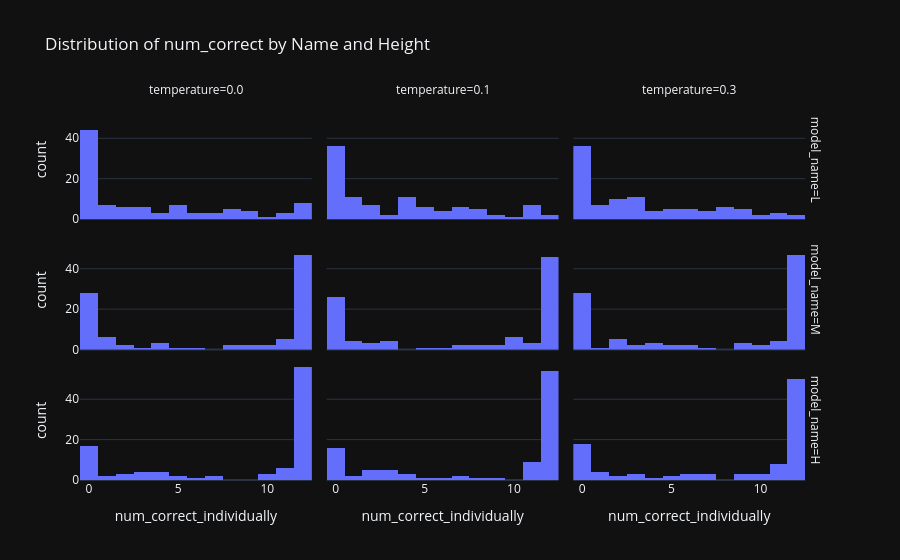

Source (notebook cell):
### Code cell
import plotly.express as px
import polars as pl

fig = px.histogram(
    plot_hist_data.to_pandas()
    .sort_values("temperature")
    .sort_values("model_name", key=lambda x: x.replace({"L": "1", "M": "2", "H": "3"})),
    x="num_correct_individually",
    facet_col="temperature",
    facet_row="model_name",
    nbins=len(plot_hist_data.to_pandas()["num_correct_individually"].unique()),
    title="Distribution of num_correct by Name and Height",
)

fig.show()

### Figure 1 — Plotly figure (JSON) as saved in the notebook; plotly's stock layout.template omitted (floating-point values rounded to 4 significant figures)
{"data": [{"bingroup": "x", "hovertemplate": "model_name=L<br>temperature=0.0<br>num_correct_individually=%{x}<br>count=%{y}<extra></extra>", "legendgroup": "", "marker": {"color": "#636efa", "pattern": {"shape": ""}}, "name": "", "nbinsx": 13, "orientation": "v", "showlegend": false, "type": "histogram", "x": [0, 7, 3, 1, 5, 0, 0, 1, 8, 2, 4, 0, 2, 0, 0, 0, 8, 0, 0, 3, 0, 0, 1, 0, 8, 0, 12, 12, 2, 4, 2, 6, 0, 0, 0, 11, 0, 0, 0, 9, 0, 9, 7, 0, 0, 9, 12, 8, 0, 1, 12, 5, 0, 0, 12, 12, 6, 4, 0, 2, 0, 12, 0, 0, 0, 0, 0, 3, 7, 8, 0, 0, 6, 3, 0, 0, 3, 2, 0, 12, 1, 11, 11, 0, 0, 0, 0, 1, 1, 0, 3, 0, 0, 5, 5, 10, 5, 5, 9, 5], "xaxis": "x7", "yaxis": "y7"}, {"bingroup": "x", "hovertemplate": "model_name=L<br>temperature=0.1<br>num_correct_individually=%{x}<br>count=%{y}<extra></extra>", "legendgroup": "", "marker": {"color": "#636efa", "pattern": {"shape": ""}}, "name": "", "nbinsx": 13, "orientation": "v", "showlegend": false, "type": "histogram", "x": [8, 0, 1, 0, 0, 7, 6, 0, 0, 0, 6, 4, 4, 0, 0, 0, 4, 9, 4, 2, 11, 5, 12, 4, 4, 0, 0, 0, 0, 3, 1, 11, 0, 4, 0, 0, 0, 0, 0, 0, 0, 4, 7, 5, 0, 0, 7, 2, 0, 0, 0, 4, 8, 5, 1, 0, 7, 2, 1, 1, 1, 7, 1, 2, 0, 1, 1, 5, 3, 8, 1, 11, 11, 0, 5, 0, 4, 0, 0, 5, 11, 0, 6, 0, 4, 9, 6, 2, 2, 8, 8, 11, 11, 0, 2, 0, 10, 7, 1, 12], "xaxis": "x8", "yaxis": "y8"}, {"bingroup": "x", "hovertemplate": "model_name=L<br>temperature=0.3<br>num_correct_individually=%{x}<br>count=%{y}<extra></extra>", "legendgroup": "", "marker": {"color": "#636efa", "pattern": {"shape": ""}}, "name": "", "nbinsx": 13, "orientation": "v", "showlegend": false, "type": "histogram", "x": [7, 0, 0, 0, 1, 0, 1, 2, 10, 5, 0, 7, 4, 12, 0, 11, 0, 3, 3, 4, 2, 2, 7, 0, 3, 0, 8, 5, 0, 3, 8, 0, 4, 0, 0, 0, 3, 0, 1, 0, 0, 0, 2, 3, 2, 5, 11, 8, 12, 8, 7, 0, 6, 0, 1, 0, 9, 3, 9, 9, 0, 6, 0, 6, 1, 3, 6, 0, 0, 0, 0, 5, 0, 0, 1, 2, 2, 9, 1, 2, 10, 3, 0, 0, 6, 3, 4, 9, 3, 8, 0, 0, 2, 2, 5, 8, 0, 0, 11, 0], "xaxis": "x9", "yaxis": "y9"}, {"bingroup": "x", "hovertemplate": "model_name=M<br>temperature=0.0<br>num_correct_individually=%{x}<br>count=%{y}<extra></extra>", "legendgroup": "", "marker": {"color": "#636efa", "pattern": {"shape": ""}}, "name": "", "nbinsx": 13, "orientation": "v", "showlegend": false, "type": "histogram", "x": [0, 12, 0, 12, 0, 0, 12, 12, 0, 1, 12, 0, 9, 8, 1, 0, 12, 12, 8, 12, 12, 12, 12, 12, 0, 3, 12, 12, 4, 0, 1, 12, 12, 12, 12, 9, 12, 12, 12, 0, 0, 12, 11, 11, 2, 12, 12, 11, 0, 0, 12, 12, 12, 12, 12, 0, 0, 12, 0, 5, 6, 12, 10, 12, 12, 0, 0, 12, 12, 12, 12, 2, 12, 4, 0, 12, 12, 12, 12, 0, 12, 1, 0, 10, 11, 0, 12, 0, 0, 0, 1, 0, 4, 0, 1, 12, 12, 11, 0, 12], "xaxis": "x4", "yaxis": "y4"}, {"bingroup": "x", "hovertemplate": "model_name=M<br>temperature=0.1<br>num_correct_individually=%{x}<br>count=%{y}<extra></extra>", "legendgroup": "", "marker": {"color": "#636efa", "pattern": {"shape": ""}}, "name": "", "nbinsx": 13, "orientation": "v", "showlegend": false, "type": "histogram", "x": [0, 12, 12, 0, 3, 12, 0, 12, 12, 0, 12, 10, 0, 12, 12, 11, 12, 2, 7, 0, 10, 12, 0, 12, 12, 0, 0, 12, 12, 12, 12, 10, 12, 0, 12, 12, 12, 12, 1, 0, 3, 1, 12, 3, 12, 10, 0, 2, 12, 12, 7, 0, 0, 12, 0, 0, 12, 12, 12, 12, 3, 0, 8, 10, 12, 1, 5, 0, 12, 0, 12, 0, 12, 8, 0, 12, 12, 0, 2, 12, 11, 0, 12, 12, 12, 12, 9, 12, 9, 10, 11, 12, 12, 0, 6, 0, 12, 0, 12, 1], "xaxis": "x5", "yaxis": "y5"}, {"bingroup": "x", "hovertemplate": "model_name=M<br>temperature=0.3<br>num_correct_individually=%{x}<br>count=%{y}<extra></extra>", "legendgroup": "", "marker": {"color": "#636efa", "pattern": {"shape": ""}}, "name": "", "nbinsx": 13, "orientation": "v", "showlegend": false, "type": "histogram", "x": [0, 12, 5, 12, 12, 0, 3, 12, 9, 12, 12, 0, 12, 0, 0, 0, 12, 12, 12, 12, 12, 12, 12, 12, 0, 6, 0, 0, 0, 11, 12, 11, 0, 12, 12, 12, 12, 1, 10, 11, 5, 12, 2, 9, 12, 0, 12, 12, 12, 12, 0, 0, 4, 12, 12, 0, 12, 0, 12, 12, 10, 0, 12, 12, 0, 6, 2, 0, 11, 12, 7, 0, 0, 12, 0, 12, 12, 12, 12, 12, 12, 2, 3, 0, 9, 12, 12, 2, 12, 12, 0, 0, 0, 0, 2, 12, 4, 0, 12, 4], "xaxis": "x6", "yaxis": "y6"}, {"bingroup": "x", "hovertemplate": "model_name=H<br>temperature=0.0<br>num_correct_individually=%{x}<br>count=%{y}<extra></extra>", "legendgroup": "", "marker": {"color": "#636efa", "pattern": {"shape": ""}}, "name": "", "nbinsx": 13, "orientation": "v", "showlegend": false, "type": "histogram", "x": [12, 12, 12, 1, 0, 12, 12, 10, 4, 0, 11, 12, 4, 12, 12, 3, 3, 12, 12, 12, 12, 0, 12, 4, 2, 11, 12, 12, 6, 12, 0, 11, 10, 12, 12, 0, 11, 0, 12, 12, 12, 12, 12, 7, 12, 12, 12, 0, 12, 0, 12, 12, 12, 12, 0, 12, 12, 12, 12, 12, 12, 5, 0, 3, 11, 0, 12, 12, 12, 12, 12, 12, 1, 12, 0, 12, 10, 12, 12, 12, 0, 0, 5, 12, 12, 2, 0, 12, 12, 12, 4, 7, 0, 2, 3, 12, 11, 12, 0, 12], "xaxis": "x", "yaxis": "y"}, {"bingroup": "x", "hovertemplate": "model_name=H<br>temperature=0.1<br>num_correct_individually=%{x}<br>count=%{y}<extra></extra>", "legendgroup": "", "marker": {"color": "#636efa", "pattern": {"shape": ""}}, "name": "", "nbinsx": 13, "orientation": "v", "showlegend": false, "type": "histogram", "x": [12, 3, 12, 4, 5, 0, 2, 12, 2, 11, 11, 12, 1, 12, 12, 0, 12, 12, 12, 12, 11, 12, 2, 1, 12, 0, 11, 12, 0, 3, 12, 7, 11, 12, 12, 12, 11, 12, 12, 12, 12, 12, 11, 12, 12, 8, 12, 0, 12, 12, 12, 12, 0, 0, 3, 12, 12, 0, 12, 4, 12, 0, 12, 12, 12, 4, 0, 0, 2, 12, 12, 9, 12, 12, 6, 12, 0, 3, 12, 12, 12, 0, 7, 12, 12, 11, 3, 12, 2, 11, 12, 12, 12, 12, 0, 0, 12, 12, 0, 12], "xaxis": "x2", "yaxis": "y2"}, {"bingroup": "x", "hovertemplate": "model_name=H<br>temperature=0.3<br>num_correct_individually=%{x}<br>count=%{y}<extra></extra>", "legendgroup": "", "marker": {"color": "#636efa", "pattern": {"shape": ""}}, "name": "", "nbinsx": 13, "orientation": "v", "showlegend": false, "type": "histogram", "x": [12, 0, 12, 12, 12, 12, 0, 12, 12, 12, 12, 12, 12, 12, 12, 0, 7, 11, 12, 12, 12, 12, 12, 0, 11, 12, 7, 4, 12, 12, 12, 0, 12, 1, 12, 12, 9, 0, 12, 12, 0, 12, 12, 0, 10, 12, 1, 12, 12, 3, 11, 12, 12, 9, 12, 11, 12, 12, 12, 6, 12, 0, 0, 0, 0, 12, 12, 5, 0, 3, 11, 5, 12, 2, 2, 0, 12, 12, 7, 12, 1, 10, 0, 0, 12, 0, 0, 6, 12, 11, 12, 3, 1, 9, 12, 12, 6, 10, 11, 11], "xaxis": "x3", "yaxis": "y3"}], "layout": {"annotations": [{"font": {}, "showarrow": false, "text": "temperature=0.0", "x": 0.1567, "xanchor": "center", "xref": "paper", "y": 1.0, "yanchor": "bottom", "yref": "paper"}, {"font": {}, "showarrow": false, "text": "temperature=0.1", "x": 0.49, "xanchor": "center", "xref": "paper", "y": 1.0, "yanchor": "bottom", "yref": "paper"}, {"font": {}, "showarrow": false, "text": "temperature=0.3", "x": 0.8233, "xanchor": "center", "xref": "paper", "y": 1.0, "yanchor": "bottom", "yref": "paper"}, {"font": {}, "showarrow": false, "text": "model_name=H", "textangle": 90, "x": 0.98, "xanchor": "left", "xref": "paper", "y": 0.1567, "yanchor": "middle", "yref": "paper"}, {"font": {}, "showarrow": false, "text": "model_name=M", "textangle": 90, "x": 0.98, "xanchor": "left", "xref": "paper", "y": 0.5, "yanchor": "middle", "yref": "paper"}, {"font": {}, "showarrow": false, "text": "model_name=L", "textangle": 90, "x": 0.98, "xanchor": "left", "xref": "paper", "y": 0.8433, "yanchor": "middle", "yref": "paper"}], "barmode": "relative", "legend": {"tracegroupgap": 0}, "title": {"text": "Distribution of num_correct by Name and Height"}, "xaxis": {"anchor": "y", "domain": [0.0, 0.3133], "title": {"text": "num_correct_individually"}}, "xaxis2": {"anchor": "y2", "domain": [0.3333, 0.6467], "matches": "x", "title": {"text": "num_correct_individually"}}, "xaxis3": {"anchor": "y3", "domain": [0.6667, 0.98], "matches": "x", "title": {"text": "num_correct_individually"}}, "xaxis4": {"anchor": "y4", "domain": [0.0, 0.3133], "matches": "x", "showticklabels": false}, "xaxis5": {"anchor": "y5", "domain": [0.3333, 0.6467], "matches": "x", "showticklabels": false}, "xaxis6": {"anchor": "y6", "domain": [0.6667, 0.98], "matches": "x", "showticklabels": false}, "xaxis7": {"anchor": "y7", "domain": [0.0, 0.3133], "matches": "x", "showticklabels": false}, "xaxis8": {"anchor": "y8", "domain": [0.3333, 0.6467], "matches": "x", "showticklabels": false}, "xaxis9": {"anchor": "y9", "domain": [0.6667, 0.98], "matches": "x", "showticklabels": false}, "yaxis": {"anchor": "x", "domain": [0.0, 0.3133], "title": {"text": "count"}}, "yaxis2": {"anchor": "x2", "domain": [0.0, 0.3133], "matches": "y", "showticklabels": false}, "yaxis3": {"anchor": "x3", "domain": [0.0, 0.3133], "matches": "y", "showticklabels": false}, "yaxis4": {"anchor": "x4", "domain": [0.3433, 0.6567], "matches": "y", "title": {"text": "count"}}, "yaxis5": {"anchor": "x5", "domain": [0.3433, 0.6567], "matches": "y", "showticklabels": false}, "yaxis6": {"anchor": "x6", "domain": [0.3433, 0.6567], "matches": "y", "showticklabels": false}, "yaxis7": {"anchor": "x7", "domain": [0.6867, 1.0], "matches": "y", "title": {"text": "count"}}, "yaxis8": {"anchor": "x8", "domain": [0.6867, 1.0], "matches": "y", "showticklabels": false}, "yaxis9": {"anchor": "x9", "domain": [0.6867, 1.0], "matches": "y", "showticklabels": false}}}
